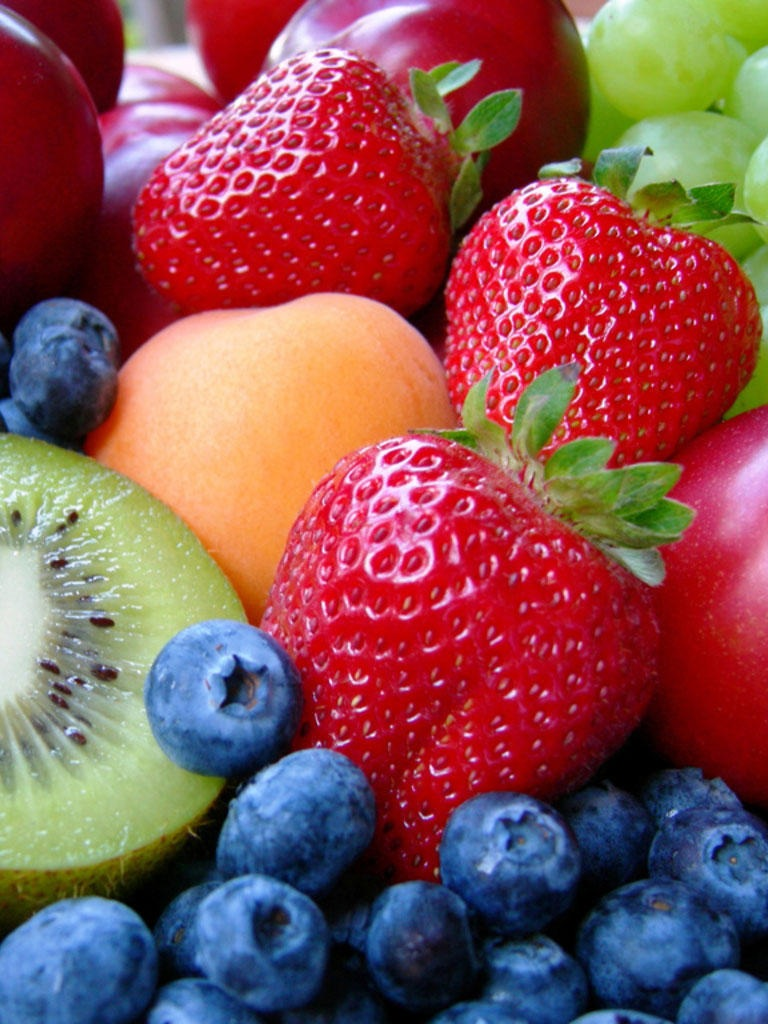
#> input picture demo 16 - video (cv2)/1 - images /fruit.jpg, 768 x 1024 px
$ python show_rgb.py
#> lines starting #> are read from the running program, lines starting #| are printed output that depends on the picture
# show_rgb.py
# Show the three color channels of a color image.
# The colors are ordered Blue, Green, Red.
# Each color channel is bright where that color is present in the image

import cv2
import numpy as np

img = cv2.imread('fruit.jpg', 1)
#> img is the input picture: shape (1024, 768, 3); mean B, G, R 84.4, 81.9, 136.7
# 1 means import image in color

print(type(img))
#| <class 'numpy.ndarray'>
print(img.shape)
#| (1024, 768, 3)
print(img.dtype)
#| uint8

cv2.imshow('Original image', img)
cv2.imshow('Channel 0 (Blue)', img[:,:,0])
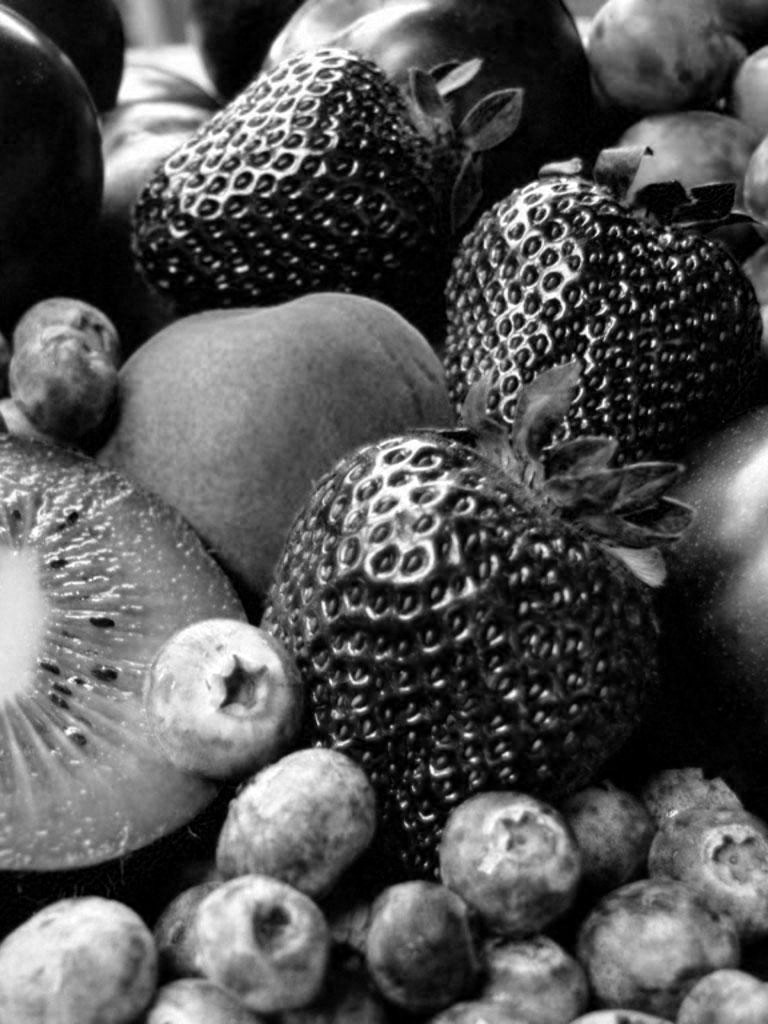
#> window 'Channel 0 (Blue)': shape (1024, 768); min 0, max 255, mean 84.4
cv2.imshow('Channel 1 (Green)', img[:,:,1])
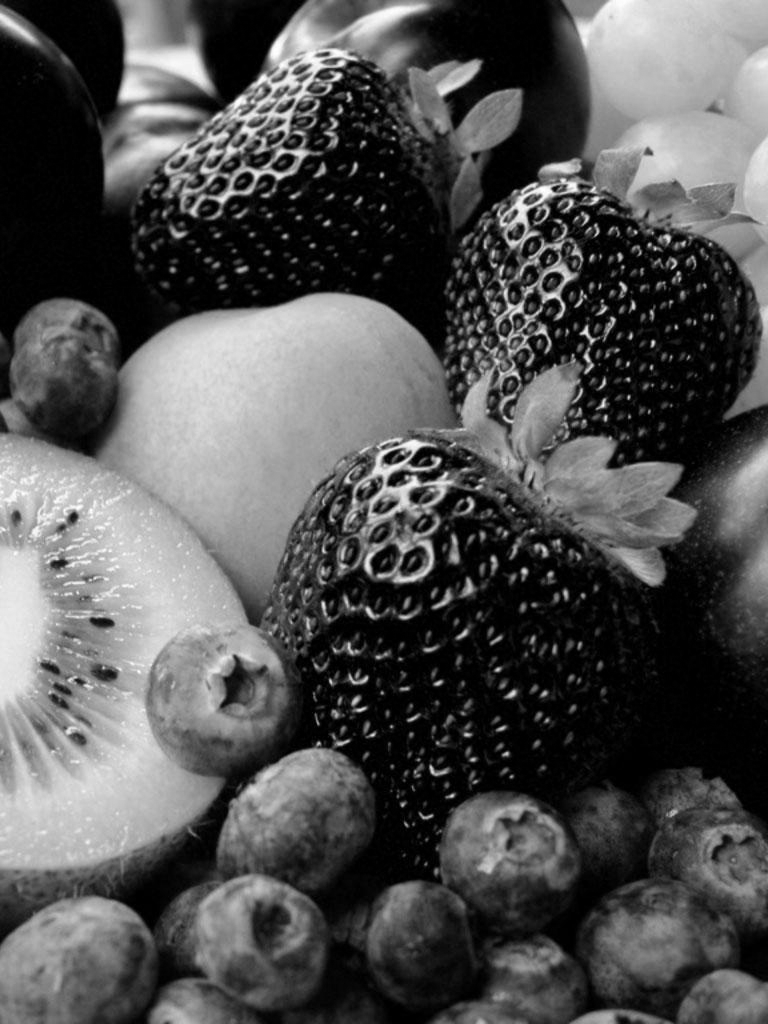
#> window 'Channel 1 (Green)': shape (1024, 768); min 0, max 255, mean 81.9
cv2.imshow('Channel 2 (Red)', img[:,:,2])
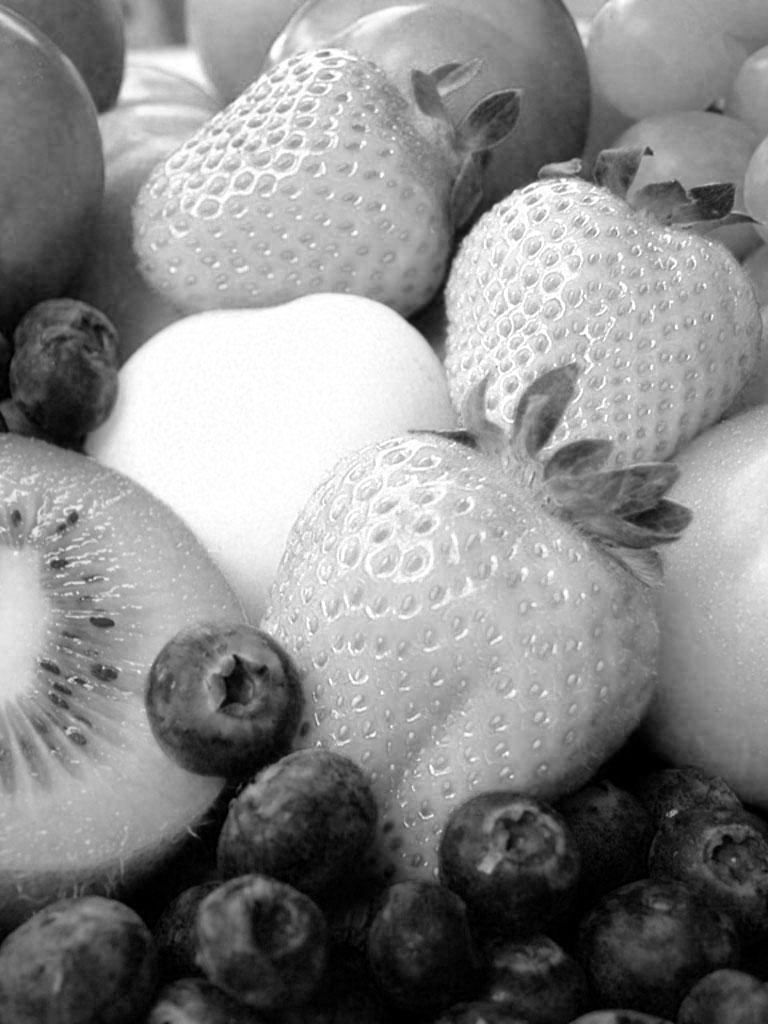
#> window 'Channel 2 (Red)': shape (1024, 768); min 0, max 255, mean 136.7

print('Switch to images. Then press any key to stop')

cv2.waitKey(0)   # 0 means wait indefinitely for keystroke.
cv2.destroyAllWindows()

$ run again, with demo 16 - video (cv2)/1 - images /cat.jpg copied over demo 16 - video (cv2)/1 - images /fruit.jpg
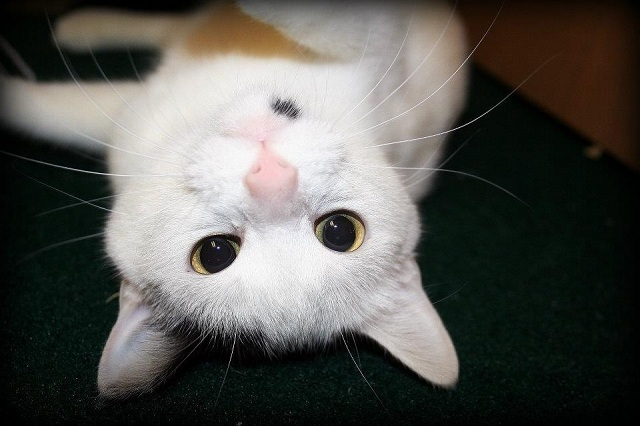
#> input picture demo 16 - video (cv2)/1 - images /cat.jpg, 640 x 426 px
#> img is the input picture: shape (426, 640, 3); mean B, G, R 82.6, 87.3, 87.8
#| <class 'numpy.ndarray'>
#| (426, 640, 3)
#| uint8
#> `cv2.imshow('Channel 1 (Green)', img[:,:,1])`:
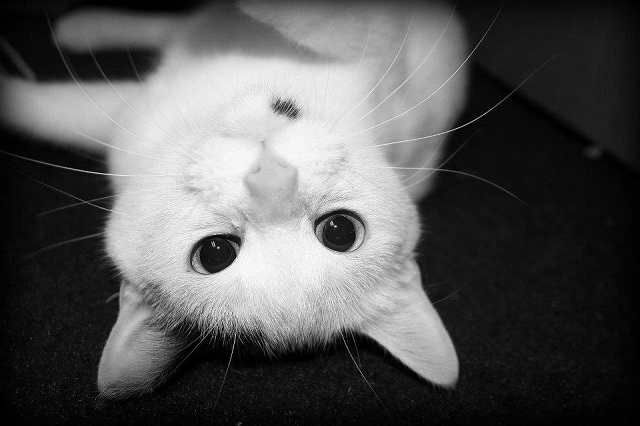
#> window 'Channel 1 (Green)': shape (426, 640); min 0, max 255, mean 87.3
#> `cv2.imshow('Channel 2 (Red)', img[:,:,2])`:
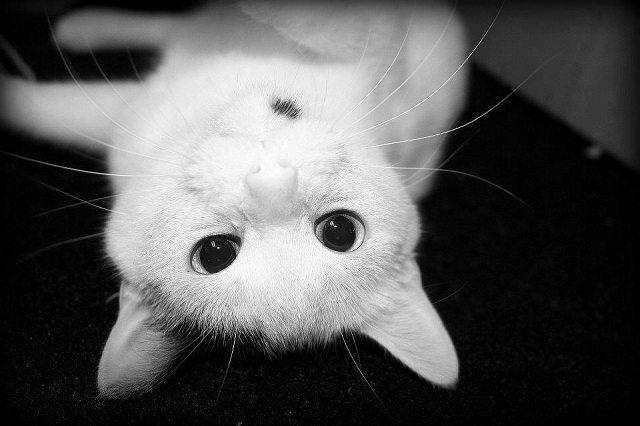
#> window 'Channel 2 (Red)': shape (426, 640); min 0, max 255, mean 87.8
